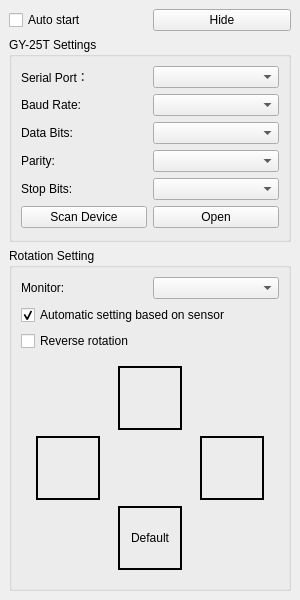
<?xml version="1.0" encoding="UTF-8"?>
<ui version="4.0">
 <class>MainWindow</class>
 <widget class="QMainWindow" name="MainWindow">
  <property name="geometry">
   <rect>
    <x>0</x>
    <y>0</y>
    <width>300</width>
    <height>600</height>
   </rect>
  </property>
  <property name="windowTitle">
   <string>RotateDisp</string>
  </property>
  <property name="windowIcon">
   <iconset resource="res.qrc">
    <normaloff>:/pic/logo.png</normaloff>:/pic/logo.png</iconset>
  </property>
  <widget class="QWidget" name="centralwidget">
   <layout class="QGridLayout" name="gridLayout_3">
    <item row="4" column="0">
     <widget class="QGroupBox" name="groupBox_RSetting">
      <property name="title">
       <string>Rotation Setting</string>
      </property>
      <layout class="QVBoxLayout" name="verticalLayout" stretch="0,0">
       <item>
        <layout class="QVBoxLayout" name="verticalLayout_2">
         <item>
          <layout class="QHBoxLayout" name="horizontalLayout">
           <item>
            <widget class="QLabel" name="label_Monitor">
             <property name="text">
              <string>Monitor:</string>
             </property>
            </widget>
           </item>
           <item>
            <widget class="QComboBox" name="comboBox_Monitor">
             <property name="cursor">
              <cursorShape>ArrowCursor</cursorShape>
             </property>
            </widget>
           </item>
          </layout>
         </item>
         <item>
          <layout class="QHBoxLayout" name="horizontalLayout_3">
           <item>
            <widget class="QCheckBox" name="checkBox_Auto">
             <property name="cursor">
              <cursorShape>ArrowCursor</cursorShape>
             </property>
             <property name="text">
              <string>Automatic setting based on sensor</string>
             </property>
             <property name="checked">
              <bool>true</bool>
             </property>
            </widget>
           </item>
           <item alignment="Qt::AlignRight|Qt::AlignVCenter">
            <widget class="QLabel" name="label_GY25TState"/>
           </item>
          </layout>
         </item>
         <item>
          <widget class="QCheckBox" name="checkBox_Reverse">
           <property name="cursor">
            <cursorShape>ArrowCursor</cursorShape>
           </property>
           <property name="text">
            <string>Reverse rotation</string>
           </property>
          </widget>
         </item>
        </layout>
       </item>
       <item>
        <widget class="QWidget" name="widget" native="true">
         <layout class="QGridLayout" name="gridLayout_2">
          <item row="0" column="1" alignment="Qt::AlignHCenter|Qt::AlignVCenter">
           <widget class="QToolButton" name="toolButton_Up">
            <property name="minimumSize">
             <size>
              <width>64</width>
              <height>64</height>
             </size>
            </property>
            <property name="cursor">
             <cursorShape>ArrowCursor</cursorShape>
            </property>
            <property name="toolTip">
             <string>Ctrl + Up</string>
            </property>
            <property name="styleSheet">
             <string notr="true">border: 2px solid #000000;</string>
            </property>
            <property name="text">
             <string/>
            </property>
            <property name="icon">
             <iconset resource="res.qrc">
              <normaloff>:/pic/monitor-u.png</normaloff>:/pic/monitor-u.png</iconset>
            </property>
            <property name="iconSize">
             <size>
              <width>48</width>
              <height>48</height>
             </size>
            </property>
            <attribute name="buttonGroup">
             <string notr="true">buttonGroup_Manu</string>
            </attribute>
           </widget>
          </item>
          <item row="1" column="0" alignment="Qt::AlignHCenter|Qt::AlignVCenter">
           <widget class="QToolButton" name="toolButton_Left">
            <property name="minimumSize">
             <size>
              <width>64</width>
              <height>64</height>
             </size>
            </property>
            <property name="cursor">
             <cursorShape>ArrowCursor</cursorShape>
            </property>
            <property name="toolTip">
             <string>Ctrl + Left</string>
            </property>
            <property name="styleSheet">
             <string notr="true">border: 2px solid #000000;</string>
            </property>
            <property name="text">
             <string/>
            </property>
            <property name="icon">
             <iconset resource="res.qrc">
              <normaloff>:/pic/monitor-l.png</normaloff>:/pic/monitor-l.png</iconset>
            </property>
            <property name="iconSize">
             <size>
              <width>48</width>
              <height>48</height>
             </size>
            </property>
            <attribute name="buttonGroup">
             <string notr="true">buttonGroup_Manu</string>
            </attribute>
           </widget>
          </item>
          <item row="1" column="2" alignment="Qt::AlignHCenter|Qt::AlignVCenter">
           <widget class="QToolButton" name="toolButton_Right">
            <property name="minimumSize">
             <size>
              <width>64</width>
              <height>64</height>
             </size>
            </property>
            <property name="cursor">
             <cursorShape>ArrowCursor</cursorShape>
            </property>
            <property name="toolTip">
             <string>Ctrl + Right</string>
            </property>
            <property name="styleSheet">
             <string notr="true">border: 2px solid #000000;</string>
            </property>
            <property name="text">
             <string/>
            </property>
            <property name="icon">
             <iconset resource="res.qrc">
              <normaloff>:/pic/monitor-r.png</normaloff>:/pic/monitor-r.png</iconset>
            </property>
            <property name="iconSize">
             <size>
              <width>48</width>
              <height>48</height>
             </size>
            </property>
            <attribute name="buttonGroup">
             <string notr="true">buttonGroup_Manu</string>
            </attribute>
           </widget>
          </item>
          <item row="2" column="1" alignment="Qt::AlignHCenter|Qt::AlignVCenter">
           <widget class="QToolButton" name="toolButton_Down">
            <property name="minimumSize">
             <size>
              <width>64</width>
              <height>64</height>
             </size>
            </property>
            <property name="cursor">
             <cursorShape>ArrowCursor</cursorShape>
            </property>
            <property name="toolTip">
             <string>Ctrl + Down</string>
            </property>
            <property name="styleSheet">
             <string notr="true">border: 2px solid #000000;</string>
            </property>
            <property name="text">
             <string>Default</string>
            </property>
            <property name="icon">
             <iconset resource="res.qrc">
              <normaloff>:/pic/monitor-d.png</normaloff>:/pic/monitor-d.png</iconset>
            </property>
            <property name="iconSize">
             <size>
              <width>48</width>
              <height>48</height>
             </size>
            </property>
            <attribute name="buttonGroup">
             <string notr="true">buttonGroup_Manu</string>
            </attribute>
           </widget>
          </item>
         </layout>
        </widget>
       </item>
      </layout>
     </widget>
    </item>
    <item row="2" column="0">
     <widget class="QGroupBox" name="groupBox_Device">
      <property name="title">
       <string>GY-25T Settings</string>
      </property>
      <layout class="QGridLayout" name="gridLayout">
       <item row="3" column="1">
        <widget class="QComboBox" name="comboBox_DataBits">
         <property name="cursor">
          <cursorShape>ArrowCursor</cursorShape>
         </property>
        </widget>
       </item>
       <item row="3" column="0">
        <widget class="QLabel" name="label_DataBits">
         <property name="text">
          <string>Data Bits:</string>
         </property>
        </widget>
       </item>
       <item row="1" column="1">
        <widget class="QComboBox" name="comboBox_Port">
         <property name="cursor">
          <cursorShape>ArrowCursor</cursorShape>
         </property>
        </widget>
       </item>
       <item row="6" column="1">
        <widget class="QPushButton" name="pushButton_Open">
         <property name="cursor">
          <cursorShape>ArrowCursor</cursorShape>
         </property>
         <property name="text">
          <string>Open</string>
         </property>
         <property name="icon">
          <iconset resource="res.qrc">
           <normaloff>:/pic/logo.png</normaloff>:/pic/logo.png</iconset>
         </property>
         <property name="autoDefault">
          <bool>true</bool>
         </property>
        </widget>
       </item>
       <item row="2" column="0">
        <widget class="QLabel" name="label_Baud">
         <property name="text">
          <string>Baud Rate:</string>
         </property>
        </widget>
       </item>
       <item row="4" column="0">
        <widget class="QLabel" name="label_Parity">
         <property name="text">
          <string>Parity:</string>
         </property>
        </widget>
       </item>
       <item row="1" column="0">
        <widget class="QLabel" name="label_Port">
         <property name="text">
          <string>Serial Port：</string>
         </property>
        </widget>
       </item>
       <item row="4" column="1">
        <widget class="QComboBox" name="comboBox_Parity">
         <property name="cursor">
          <cursorShape>ArrowCursor</cursorShape>
         </property>
        </widget>
       </item>
       <item row="5" column="0">
        <widget class="QLabel" name="label_StopBits">
         <property name="text">
          <string>Stop Bits:</string>
         </property>
        </widget>
       </item>
       <item row="2" column="1">
        <widget class="QComboBox" name="comboBox_Baud">
         <property name="cursor">
          <cursorShape>ArrowCursor</cursorShape>
         </property>
        </widget>
       </item>
       <item row="5" column="1">
        <widget class="QComboBox" name="comboBox_StopBits">
         <property name="cursor">
          <cursorShape>ArrowCursor</cursorShape>
         </property>
        </widget>
       </item>
       <item row="6" column="0">
        <widget class="QPushButton" name="pushButton_Refresh">
         <property name="cursor">
          <cursorShape>ArrowCursor</cursorShape>
         </property>
         <property name="toolTip">
          <string>F5</string>
         </property>
         <property name="text">
          <string>Scan Device</string>
         </property>
        </widget>
       </item>
      </layout>
     </widget>
    </item>
    <item row="0" column="0">
     <layout class="QHBoxLayout" name="horizontalLayout_2">
      <item>
       <widget class="QCheckBox" name="checkBox_Boot">
        <property name="cursor">
         <cursorShape>ArrowCursor</cursorShape>
        </property>
        <property name="text">
         <string>Auto start</string>
        </property>
       </widget>
      </item>
      <item>
       <widget class="QPushButton" name="pushButton_Hide">
        <property name="cursor">
         <cursorShape>ArrowCursor</cursorShape>
        </property>
        <property name="text">
         <string>Hide</string>
        </property>
        <property name="autoDefault">
         <bool>true</bool>
        </property>
       </widget>
      </item>
     </layout>
    </item>
   </layout>
  </widget>
 </widget>
 <tabstops>
  <tabstop>checkBox_Boot</tabstop>
  <tabstop>pushButton_Refresh</tabstop>
  <tabstop>comboBox_Port</tabstop>
  <tabstop>comboBox_Baud</tabstop>
  <tabstop>comboBox_DataBits</tabstop>
  <tabstop>comboBox_Parity</tabstop>
  <tabstop>comboBox_StopBits</tabstop>
  <tabstop>pushButton_Open</tabstop>
  <tabstop>comboBox_Monitor</tabstop>
  <tabstop>checkBox_Auto</tabstop>
  <tabstop>checkBox_Reverse</tabstop>
  <tabstop>toolButton_Up</tabstop>
  <tabstop>toolButton_Left</tabstop>
  <tabstop>toolButton_Right</tabstop>
  <tabstop>toolButton_Down</tabstop>
  <tabstop>pushButton_Hide</tabstop>
 </tabstops>
 <resources>
  <include location="res.qrc"/>
 </resources>
 <connections/>
 <buttongroups>
  <buttongroup name="buttonGroup_Manu"/>
 </buttongroups>
</ui>
